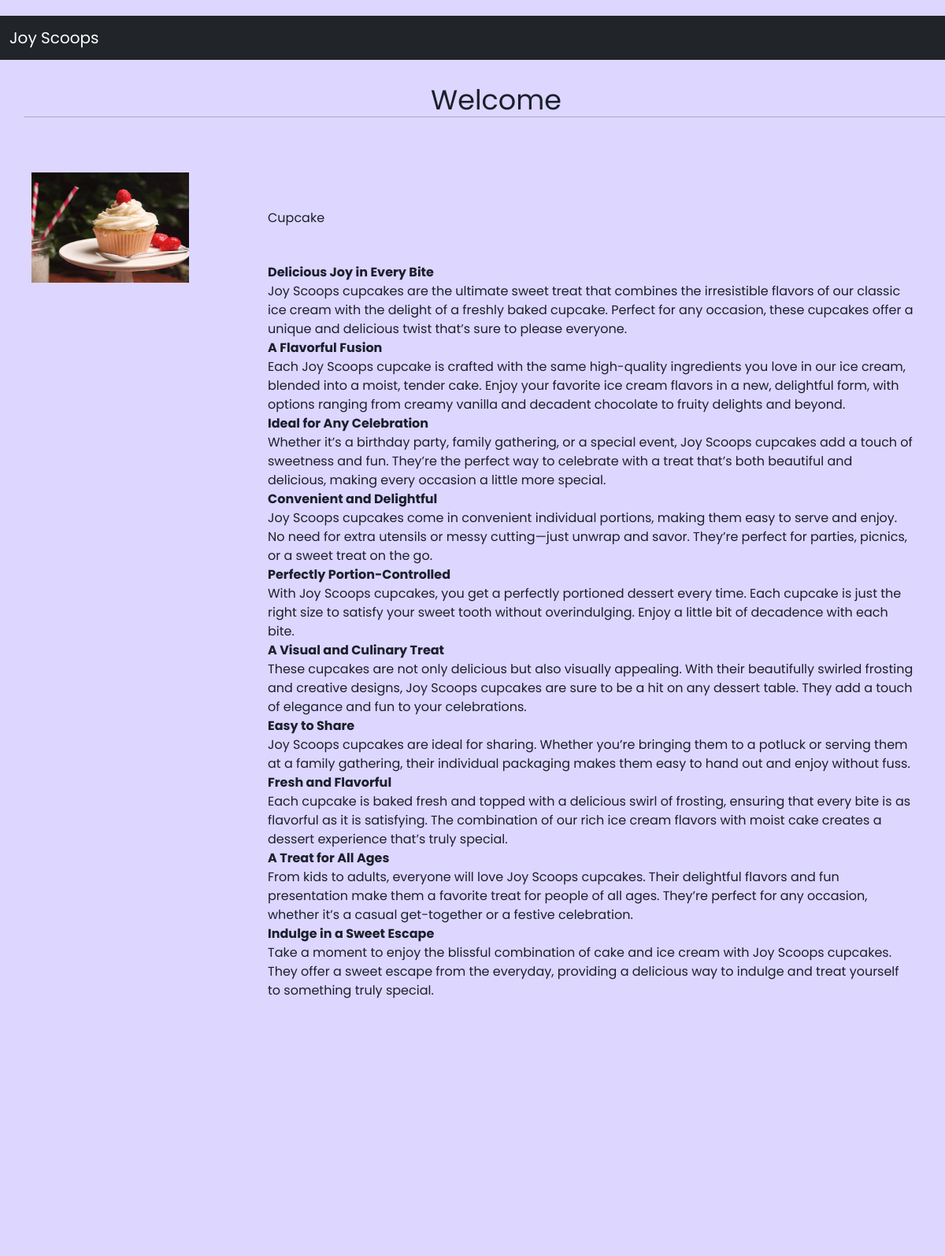
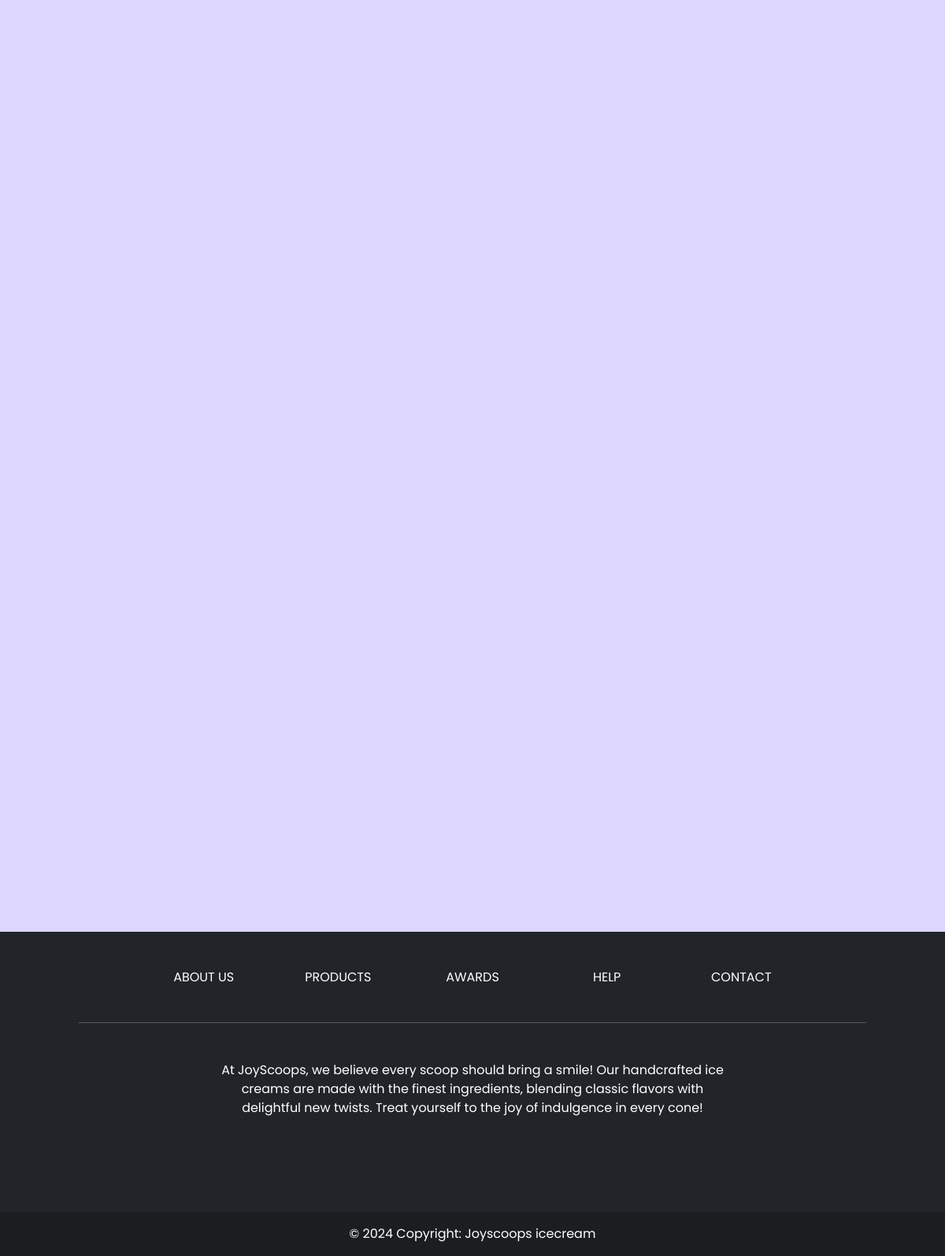
/newsdetails/6/ (signed in), run on the app's committed database (2 pictures, top to bottom).
### news/models.py (models this page shows, shortened)
class News(models.Model):
    news_img = models.CharField(max_length = 100)
    news_title = models.CharField(max_length=100)
    news_desc = HTMLField()

### Home/views.py (the view)
# urls.py: path('newsdetails/<int:id>/',views.newsdetail,name="newsdetail")
@login_required(login_url='login')
def newsdetail(request,id):
    newsData = News.objects.all()
    news = get_object_or_404(News, id=id)
    context = {'news': news}
    return render(request,'basic.html',context)

### templates/basic.html (shortened to what this page needs)
{% extends "base.html" %}
{% block body %}
  <section class="Con_sec">
    <div class="main_div">
      <div class="title_div">
      <h1>Welcome</h1>
      <hr/>
    </div>
    <div class="Contain">
        <span class="img_s">
          <img class="img_P" src="{{ news.news_img }}" height="200px" width="200px" alt="{{ news.news_title }}" />
        </span>
        <span class="Con_s">
        <h2 class="Con_div_title my-5">
            {{ news.news_title }}
        </h2>
        <p class="Con_div_Pra">
          {{ news.news_desc|safe }}
        </p>
      </span>
    </div>
      </div>
    </section>
{% endblock body %}

### static/css/about.css (style rules this page uses)
body { scroll-behavior: smooth; --tw-bg-opacity: 1; background-color: rgb(221 214 254 / 1); }

### static/css/base.css (style rules this page uses)
* { margin: 0; padding: 0; box-sizing: border-box; font-family: 'Poppins', sans-serif; }
body { scroll-behavior: smooth; margin-top:20px; color: #1a202c; text-align: left; --tw-bg-opacity: 1; background-color: rgb(221 214 254 / 1); }

### templates/base.html (style rules this page uses)
* { font-family: "Poppins", sans-serif; }
.Con_sec { width: 100%; height: 150vh; --tw-bg-opacity: 1; background-color: rgb(221 214 254 / 1); overflow: auto; scrollbar-width: none; }
.main_div { width: 100%; height: auto; }
.title_div { width: 100%; height: auto; text-align: center; font-size: 35px; margin: 30px; }
.Contain { padding: 40px; display: grid; grid-template-columns: 300px 3fr; }
.img_P { object-position: center; object-fit: fill; }
.Con_div_Pra { font-size: 20px; }

### data on the page
News: news_img (picture), news_title "Cupcake", news_desc "Delicious Joy in Every Bite Joy Scoops cupcakes are the ultimate sweet treat that combines the irresistible flavors of our classic ice cream with the delight of a freshly baked cupcake. Perfect for any occasion, these cupcakes offer a unique and delicious twist that’s sure to please everyone. A Flavorful Fusion Each Joy Scoops cupcake is crafted with the same high-quality ingredients you love in our ice cream, blended into a moist, tender cake. Enjoy your favorite ice cream flavors in a new, delightful form, with options ranging from creamy vanilla and decadent chocolate to fruity delights and beyond. Ideal for Any Celebration Whether it’s a birthday party, family gathering, or a special…"
